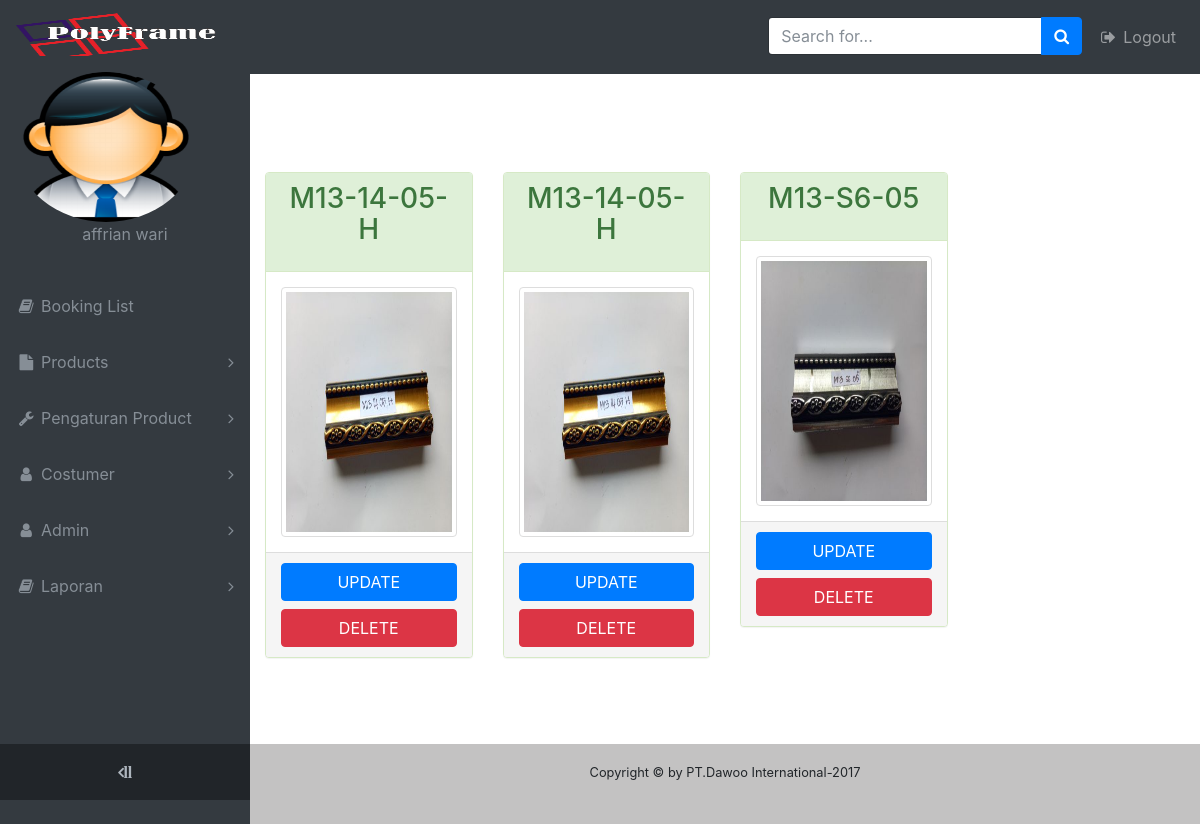
The page /admin/halaman_utama.php?hal=medium (signed in) on the database its author committed.
### tables this page shows
CREATE TABLE `barang` (
  `id_barang` int(11) NOT NULL,
  `id_kategori` int(11) NOT NULL,
  `nama` varchar(15) NOT NULL,
  `panjang` varchar(10) NOT NULL,
  `harga` float NOT NULL,
  `berat` varchar(10) NOT NULL,
  `isi` varchar(10) NOT NULL,
  `warna` varchar(5) NOT NULL,
  `keterangan` varchar(100) NOT NULL,
  `waktu` datetime NOT NULL,
  `status_barang` varchar(3) NOT NULL,
  `gambar` varchar(50) NOT NULL,
  `stok` int(11) NOT NULL
);

### admin/medium_product.php (the view, shortened to what this page needs)
<div class="jarak">
	<div class="row">
			<?php
				$query=mysql_query("SELECT * FROM barang INNER JOIN kategori ON barang.id_kategori=kategori.id_kategori WHERE kategori.id_kategori=2 ORDER BY barang.id_barang DESC");
				while($array=mysql_fetch_array($query)){
					extract($array);
			?>
		 	<div class="col-lg-2 col-md-3 col-xl-3 col-sm-6 mb-3">
		 		<div class="panel panel-success">
		 			<div class="panel-heading">
		 				<div class="panel-title"><h3><p class="text-center"><?php echo $nama ?></p></h3></div>
		 			</div>
		 			<div class="panel-body text-center"><img src="../img/img_upload/<?php echo $gambar ?>" alt="" class="img-responsive img-thumbnail" style="height: 250px; width: 250px"></div>
		 			<div class="panel-footer">
		 				<button type="button" class="tampil btn btn-primary btn-block" data-toggle="modal" id="<?php echo $id_barang; ?>" data-target="#modalupdate">UPDATE</button>
		 			<button type="button" name="delete" class="delete btn btn-danger btn-block" id="<?php echo $id_barang; ?>">DELETE</button>
		 			</div>
		 		</div>
			</div>
			<?php
				}
			 ?>
	</div>
</div>

### assets/css/sb-admin.css (style rules this page uses)
html { position: relative; min-height: 100%; }
body.sticky-footer { margin-bottom: 56px; }
body.fixed-nav { padding-top: 56px; }

### assets/css/style.css (style rules this page uses)
.jarak { padding: 0; margin-top: 100px; }

### rows shown on the page
barang: nama "M13-14-05-H", gambar (picture)
barang: nama "M13-14-05-H", gambar (picture)
barang: nama "M13-S6-05", gambar (picture)

### other values the page prints
$_SESSION['user'] "affrian wari"
